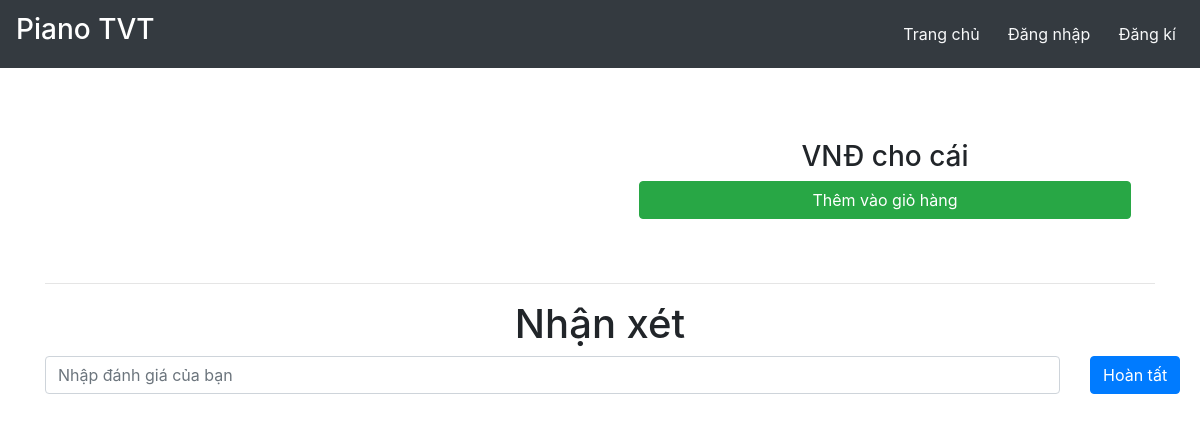
/item-details/Productzzz, run on an earlier commit of the app's database.
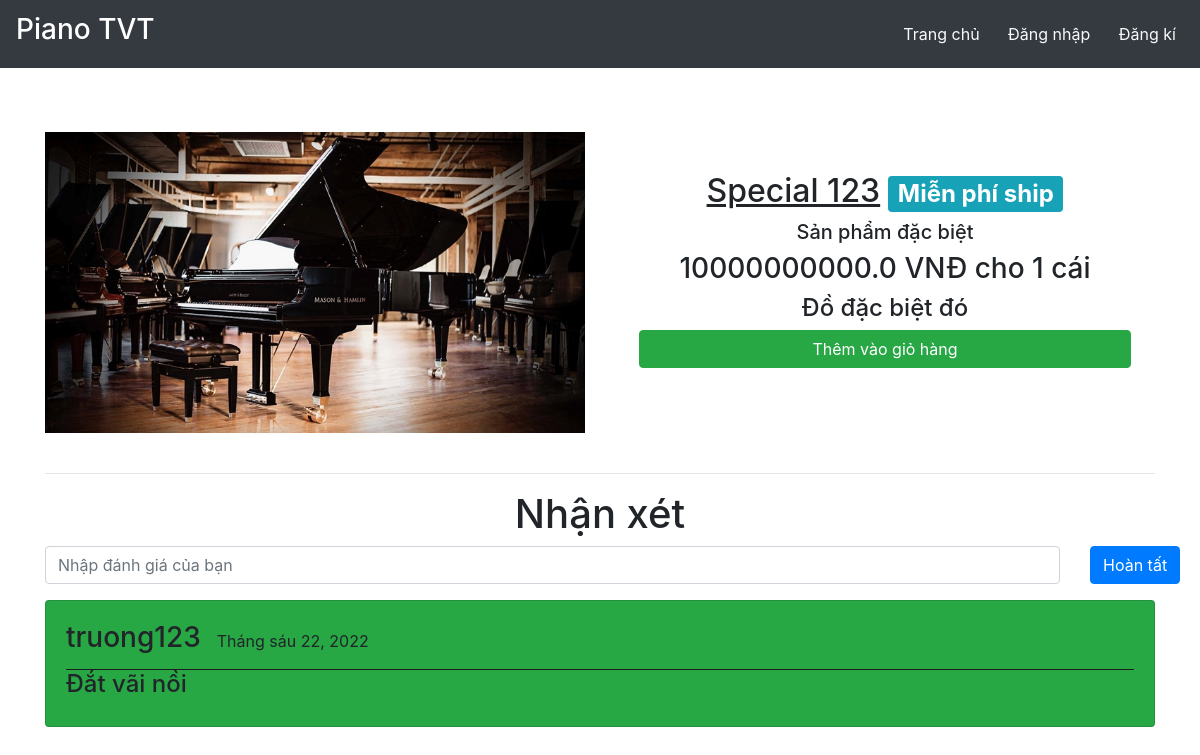
And on a later commit of the database.
### main/models.py (models this page shows, shortened)
class Item(models.Model):
    LABELS = (
        ('Sản phẩm bán chạy', 'Sản phẩm bán chạy'),
        ('Khuyến mãi', 'Khuyễn mãi'),
        ('Trả góp 0%', 'Trả góp 0%'),
        ('Miễn phí ship', 'Miễn phí ship'),
        ('Sản phẩm mới', 'Sản phẩm mới')
    )
    LABEL_COLOUR = (
        ('danger', 'danger'),
        ('success', 'success'),
        ('primary', 'primary'),
        ('info', 'info'),
        ('warning', 'warning'),
    )
    title = models.CharField(verbose_name = "Tên", max_length=150)
    description = models.CharField(verbose_name = "Mô tả", max_length=250,blank=True)
    price = models.FloatField(verbose_name = "Giá")
    pieces = models.IntegerField(verbose_name = "Số lượng",default=6)
    instructions = models.CharField(verbose_name = "Thông số kĩ thuật", max_length=250,default="Available")
    image = models.ImageField(verbose_name = "Ảnh",default='default.png', upload_to='images/')
    labels = models.CharField(max_length=25, choices=LABELS, blank=True)
    label_colour = models.CharField(max_length=15, choices=LABEL_COLOUR, blank=True)
    slug = models.SlugField(verbose_name = "ID", default="Product")
    created_by = models.ForeignKey(User, verbose_name = "Được tạo bởi", on_delete=models.CASCADE)

class Reviews(models.Model):
    user = models.ForeignKey(User, on_delete = models.CASCADE)
    item = models.ForeignKey(Item, on_delete = models.CASCADE)
    rslug = models.SlugField()
    review = models.TextField()
    posted_on = models.DateField(default=timezone.now)
    class Meta:
        verbose_name = 'Review'
        verbose_name_plural = 'Reviews'

### main/views.py (the view)
# urls.py: path('item-details/<slug>', views.menuDetail, name='item-details'),
def menuDetail(request, slug):
    item = Item.objects.filter(slug=slug).first()
    reviews = Reviews.objects.filter(rslug=slug).order_by('-id')[:7]
    context = {
        'item' : item,
        'reviews' : reviews,
    }
    return render(request, 'main/item-details.html', context)

### main/templates/main/item-details.html (shortened to what this page needs)
{% extends "main/layout.html" %}
{% block content %}
<div class="item-details">
  <main class="mt-3 pt-4 main">
    <div class="container dark-grey-text">
      <div class="row wow fadeIn">
        <div class="col-md-6 mb-4">
          <img src="{{ item.image.url }}" class="img-fluid mt-4" alt="">
        </div>
        <div class="col-md-6 mb-4 information">
          <div class="p-4 content">
            <div class="mt-0">
                <h2><u>{{ item.title }}</u><span class="badge badge-{{ item.label_colour }} ml-2">{{ item.labels }}</span></h2>
            </div>
            <div class="lead">
              {% if item.description %}
              <h5>{{ item.description }}</h5>
              {% endif %}
              <h3>{{ item.price }} VNĐ cho {{ item.pieces}} cái</h3>
              <h4>{{ item.instructions }}</h4>
            </div>
            <a href="{% url 'main:add-to-cart' item.slug %}" class="btn btn-success btn-md my-0 p">Thêm vào giỏ hàng</a>
          </div>
        </div>
      </div>
      <hr>
    </div>
  </main>
  <div class="container">
    <h1 class="text-center">Nhận xét</h1>
    <form action="{% url 'main:add_reviews' %}" method="POST" class="mb-3">
      <div class="row">
        <div class="col-sm-11">
          <input type="text" name="review" class="form-control" placeholder="Nhập đánh giá của bạn">
        </div>
        <div class="col-sm-1">
          <button type="submit" class="btn btn-primary">Hoàn tất</button>
        </div>
      </div>
    </form>
    {% for review in reviews %}
    <div class="main-reviews card bg-success mb-3">
      <div class="card-body">
        <div class="user_details" style="display: flex; border-bottom: 1px solid rgb(31, 30, 30);">
          <h3 class="mr-3">{{ review.user.username }} </h3>
          <p class="mt-2">{{ review.posted_on }}</p>
        </div>
          <h4>{{ review.review }}</h4>
      </div>
    </div>
    {% endfor %}
  </div>
</div>
{% endblock content %}

### main/templates/main/layout.html (shortened to what this page needs)
{% load get_group %}
{% load static %}
<!DOCTYPE html>
<html lang="en">
<head>
    <link rel="stylesheet" href="https://maxcdn.bootstrapcdn.com/bootstrap/4.0.0/css/bootstrap.min.css">
    <link rel="stylesheet" type="text/css" href="{% static 'main/styles.css' %}">
</head>
<body>
    <nav class="navbar navbar-expand-lg navbar-dark bg-dark">
        <a class="navbar-brand" href="/"><h3 style="color: white">Piano TVT</h3></a>
        <div class="collapse navbar-collapse" id="navbarNav">
            <ul class="navbar-nav ml-auto">
                    <li><a href="{% url 'main:home' %}" class="mr-2 text-light">Trang chủ &emsp;</a></li>
                {% if user.is_authenticated %}
                    {% if request.user|has_group:"admin_owner" %}
                        <li><a href="{% url 'main:admin_dashboard' %}" class="mr-2 text-light">DashBoard</a></li>
                        <li>
                            <form class="logout-link" action="{% url 'accounts:logout' %}" method="post">
                                {% csrf_token %}
                                <button type="submit" class="mr-2">Đăng xuất</button>
                            </form>
                        </li>
                    {% else %}
                        <li><a href="{% url 'main:cart' %}" class="mr-2 text-light">Giỏ hàng🛒 &emsp;</a></li>
                        <li><a href="{% url 'main:order_details' %}" class="mr-2 text-light">Đơn hàng &emsp;</a></li>
                        <li>
                            <form class="logout-link" action="{% url 'accounts:logout' %}" method="post">
                                {% csrf_token %}
                                <button type="submit" class="mr-2">Đăng xuất</button>
                            </form>
                        </li>
                    {% endif %}
                {% else %}
                    <li><a href="{% url 'accounts:login' %}" class="mr-2 text-light">Đăng nhập &emsp;</a></li>
                    <li><a href="{% url 'accounts:signup' %}" class="mr-2 text-light">Đăng kí</a></li>
                {% endif %}
            </ul>
        </div>
    </nav>
    <main role="main">
        {% block content %}{% endblock %}
    </main>

### main/static/main/styles.css (style rules this page uses)
.item-details .main .container .row img { max-width: 540px; max-height: 450px; width: fit-content; }
.item-details .main .container .row .content { display: flex; flex-direction: column; text-align: center; justify-content: center; }
.item-details .main .container .row .information { display: flex; flex-direction: column; text-align: center; justify-content: center; }

What changed in the data, as far as the page shows it:
added Item: image (picture), title "Special 123", labels "Miễn phí ship", description "Sản phẩm đặc biệt", price "10000000000.0", pieces "1", instructions "Đồ đặc biệt đó"
added Reviews: user.username "truong123", posted_on "Tháng sáu 22, 2022", review "Đắt vãi nồi"
